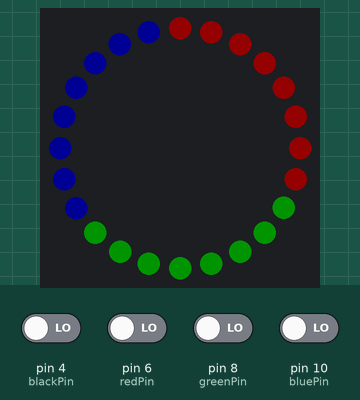
Simulated run of this sketch. Board: Arduino Uno, built with avr-gcc and run on an emulated ATmega328P. On the bench: 24 RGB LEDs in a ring, first at the top, clockwise. The test bench sets the inputs (shaded band); at power-on: pin 4 (blackPin), pin 6 (redPin), pin 8 (greenPin), pin 10 (bluePin) LOW. Dim RGB values are drawn brighter than linear; random numbers use the default seed unless the sketch sets one.

Above: at 1.2 s.
1.3 s: pin 4 (blackPin) driven HIGH
At 1.45 s:
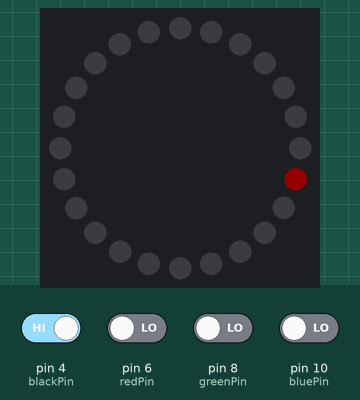
At 2.26 s:
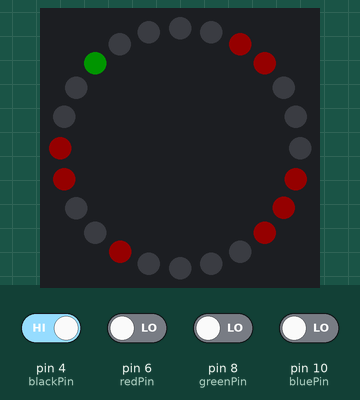
3.2 s: pin 6 (redPin) driven HIGH
At 4.35 s:
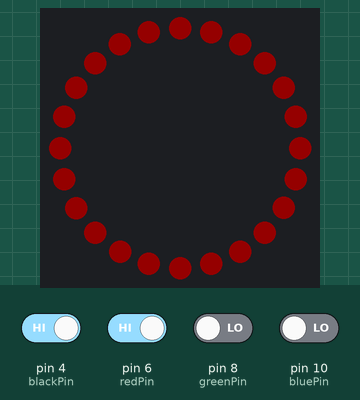

Measured:
- after the input at 1.3 s, the LEDs: change after 0.10 s (image 1)

The sketch:

neopixel.ino
```cpp
// Include the Neopixel library
#include <Adafruit_NeoPixel.h>

// Declare and initialise global GPIO pin constant for Neopixel ring
const byte neoPin = 2;
// Declare and initialise global constant for number of pixels
const byte neoPixels = 24;
// Declare and initialise variable for Neopixel brightness
byte neoBright = 20;
// Create new Neopixel ring object
Adafruit_NeoPixel ring = Adafruit_NeoPixel(neoPixels, neoPin, NEO_GRB);

// Declare buttons
  // Pins
  int blackPin = 4;
  int redPin = 6;
  int greenPin = 8;
  int bluePin = 10;
  // Digital value
  int blackVal = 0;
  int redVal = 0;
  int greenVal = 0;
  int blueVal = 0;

// LEDS with # of each color {red,green,blue}
// sum is = 24
  int LEDScount[3];
  int LEDS[24]; //values represents color

// Maximum winnings (or loss)
  int maxWinnings = 10;

void setup() {

  // Initialise the ring
  ring.begin();
  ring.setBrightness(neoBright);
  ring.show();

  // Set buttons
  pinMode(blackPin,INPUT);
  pinMode(redPin,INPUT);
  pinMode(greenPin,INPUT);
  pinMode(bluePin,INPUT);
}

void loop() {

  int result = 0;
  int colorBet = 0;
  int bonus = 0;
  int bet = 1;
  int won_lost_leds = 0;
  LEDScount[0] = 8;
  LEDScount[1] = 8;
  LEDScount[2] = 8;
  updateRing();

  // Light up leds, 8 of each color
  lightLEDS();

  // First phase, choose amount of colors
  while(1){
    blackVal = digitalRead(blackPin);
    redVal = digitalRead(redPin);
    greenVal = digitalRead(greenPin);
    blueVal = digitalRead(bluePin);

    if (redVal == 1 || greenVal == 1 || blueVal == 1){
      updateLEDS();
      updateRing();
      delay(250);
    }
    else if (blackVal == 1)
    {
      shuffle_LEDS();
      //updateRing();
      delay(500);
      break;
    }
  }

  // Second phase, choose color
  while(1){
    blackVal = digitalRead(blackPin);
    redVal = digitalRead(redPin);
    greenVal = digitalRead(greenPin);
    blueVal = digitalRead(bluePin);

    if (redVal == 1){
      colorBet = 1; // The integer 1 symbolises red
      break;
    }
    else if (greenVal == 1){
      colorBet = 2; // 2 symbolises green
      break;
    }
    else if (blueVal == 1){
      colorBet = 3; // 3 symbolises blue
      break;
    }
    else if (blackVal == 1){
      colorBet = rand() % 3 + 1;
      bonus = 1;
      break;
    }
  }

  // Show the color choice
  showChoice(colorBet, bonus);
  updateRing();
  delay(300);

  // Spin!
  result = spin();
  // Could have showChoice + updateRing here, as visual feedback of result

  // Show amount won/lost
  won_lost_leds = won_lost(colorBet,result, bonus);
  updateRing();

  // Click any color to count down winnings/losses and click black to start over
  count_down_the_leds(won_lost_leds);

  delay(500);
  // Click to start over
  while(1){
    blackVal = digitalRead(blackPin);
    redVal = digitalRead(redPin);
    greenVal = digitalRead(greenPin);
    blueVal = digitalRead(bluePin);

    if (redVal == 1 || greenVal == 1 || blueVal == 1 || blackVal == 1){
      delay(500);
      break;
    }
  }
}


// Functions
void lightLEDS(){
  for(int i = 0; i < neoPixels; i++){
    if (i <= 7)
      ring.setPixelColor(i, ring.Color(255,0,0)); // Red
    else if (i <= 15)
      ring.setPixelColor(i, ring.Color(0,255,0)); // Green
    else
      ring.setPixelColor(i, ring.Color(0,0,255)); // Blue
  }
  ring.show();
}

int readButtons(){
  blackVal = digitalRead(blackPin);
  redVal = digitalRead(redPin);
  greenVal = digitalRead(greenPin);
  blueVal = digitalRead(bluePin);
  if (blackVal == 1 || redVal == 1 || greenVal == 1 || blueVal == 1)
    return 1;
  else
    return 0;
}

void updateLEDS(){
  if (redVal == 1 && (LEDScount[1] > 1 || LEDScount[2] > 1)){
    LEDScount[0]++;
    if (LEDScount[1] > 1)
      LEDScount[1]--;
    else
      LEDScount[2]--;
  }
  else if (greenVal == 1 && (LEDScount[0] > 1 || LEDScount[2] > 1)){
    LEDScount[1]++;
    if (LEDScount[2] > 1)
      LEDScount[2]--;
    else
      LEDScount[0]--;
  }
  else if (blueVal == 1 && (LEDScount[0] > 1 || LEDScount[1] > 1)){
    LEDScount[2]++;
  if (LEDScount[0] > 1)
      LEDScount[0]--;
    else
      LEDScount[1]--;
  }

  // Update green LEDS
  for(int i = 0; i < LEDScount[0]; i++){
    LEDS[i] = 1;
  }

  // Update green LEDS
  for(int i = LEDScount[0]; i < LEDScount[0] + LEDScount[1]; i++){
    LEDS[i] = 2;
  }

  // Update green LEDS
  for(int i = LEDScount[0] + LEDScount[1]; i < 24; i++){
    LEDS[i] = 3;
  }
}

void updateRing(){
  // Fill LEDS
  for(int i = 0; i < 24; i++){
    if (LEDS[i] == 1)
      ring.setPixelColor(i,ring.Color(255,0,0));
    else if (LEDS[i] == 2)
      ring.setPixelColor(i,ring.Color(0,255,0));
    else if (LEDS[i] == 3)
      ring.setPixelColor(i,ring.Color(0,0,255));
    else if (LEDS[i] == 4)
      ring.setPixelColor(i,ring.Color(255,255,255));
    else
      ring.setPixelColor(i,ring.Color(0,0,0));
  }
  ring.show();
}

void shuffle_LEDS(){
  int i = 0;
  int randomIndex;

  // Clear LEDS
  for(int i = 0; i < 24; i++)
    LEDS[i] = 0;

  // Place out red LEDS
  while(i < LEDScount[0]){
    randomIndex = rand() % 24;
    if (LEDS[randomIndex] == 0){
      LEDS[randomIndex] = 1;
      delay(100);
      updateRing();
      i++;
    }
  }
// Place out green LEDS
  while(i < LEDScount[0] + LEDScount[1]){
    randomIndex = rand() % 24;
    if (LEDS[randomIndex] == 0){
      LEDS[randomIndex] = 2;
      delay(100);
      updateRing();
      i++;
    }
  }
  // Place out blue LEDS
  while(i < 24){
    randomIndex = rand() % 24;
    if (LEDS[randomIndex] == 0){
      LEDS[randomIndex] = 3;
      delay(100);
      updateRing();
      i++;
    }
  }
}


void showChoice(int colorBet_, int bonus_){

for(int j = 0; j < 2; j++){
  if (colorBet_ == 1){ // If colorBet was red
    for(int i = 0; i < 24; i++){
      ring.setPixelColor(i,ring.Color(255,0,0));
    }
  }
  else if(colorBet_ == 2){ // If colorBet was green
    for(int i = 0; i < 24; i++){
      ring.setPixelColor(i,ring.Color(0,255,0));
    }
  }
  else{ // Otherwise it was blue
    for(int i = 0; i < 24; i++){
      ring.setPixelColor(i,ring.Color(0,0,255));
    }
  }
    ring.show();
    delay(200);
    updateRing();
    delay(200);
  }

  if (bonus_ == 1){
    for(int i = 0; i < 24; i++){
      ring.setPixelColor(i,ring.Color(255,255,255));
    }
  }
    ring.show();
    delay(200);
}


int spin(){
  int speedInv = 1;
  int steps;
  int temp_index;

  steps = rand() % 47 + 2*24;

  for(int i = rand() % 24; i < steps; i++){
    temp_index = i % 24;
    ring.setPixelColor(temp_index,ring.Color(255,255,255));
    ring.show();
    delay(40 + speedInv * i);
    updateRing();
  }

  for(int i = 0; i < 4; i++){
    ring.setPixelColor(temp_index,ring.Color(255,255,255));
    ring.show();
    delay(100);
    updateRing();
    delay(100);
  }

  if (LEDS[temp_index] == 1)
    return 1;
  else if (LEDS[temp_index] == 2)
    return 2;
  else
    return 3;
}


int won_lost(int colorBet_, int result_, int bonus_){
  double prob;
  int winnings;

  if (colorBet_ == 1)
    prob = LEDScount[0] / 24.d;
  else if (colorBet_ == 2)
    prob = LEDScount[1] / 24.d;
  else
    prob = LEDScount[2] / 24.d;

  winnings = round(1/prob) + bonus_;

  if (winnings > 10)
    winnings = 10;

  // Clear LEDS
  for(int i = 0; i < 24; i++)
    LEDS[i] = 0;


  if (colorBet_ == result_){             // Won!
    if (colorBet_ == 1){
      for(int i = 0; i < winnings; i++){
        LEDS[i] = 1;
      }
    }
    else if (colorBet_ == 2){
      for(int i = 0; i < winnings; i++){
        LEDS[i] = 2;
      }
    }
    else {
      for(int i = 0; i < winnings; i++){
        LEDS[i] = 3;
      }
    }
  }
  else{                                 // Lost
    for(int i = 0; ((i < winnings) && i < 3+bonus_); i++){
      LEDS[i] = 4;
    }
  }

}


void count_down_the_leds(int won_lost_leds_){
  int temp_led_color;
  int i = 0;


  // Wait for a button to be pressed
  while(1){
    temp_led_color = 0;
    blackVal = digitalRead(blackPin);
    redVal = digitalRead(redPin);
    greenVal = digitalRead(greenPin);
    blueVal = digitalRead(bluePin);

    if (redVal == 1 || greenVal == 1 || blueVal == 1){ // Colorbutton is pressed
      // Find where LEDS are unlit (value 0)
      while(temp_led_color != 0){
        temp_led_color = LEDS[i];
      }

      LEDS[i] = 0; // Change that led to unlit
      updateRing();
      i++;
      delay(250);
    }
    else if (blackVal == 1 || i == 24)     // Black button is pressed
      delay(250);
      break;
  }

}
```
